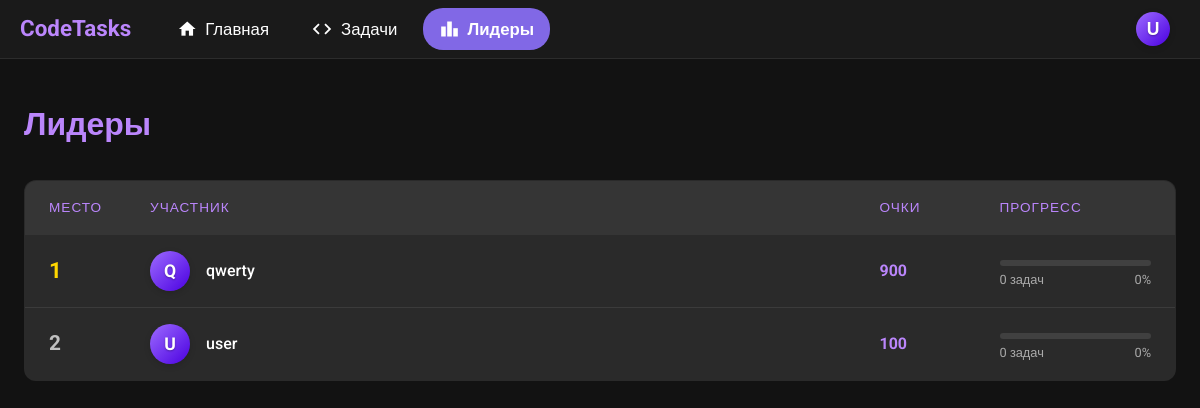
The app's page /leaders/ (signed in) with its own data.
### app/models.py (models this page shows, shortened)
class UserProfile(models.Model):
    resolved_task_count = models.IntegerField(default=0)
    points = models.IntegerField(default=0)
    badges = models.ManyToManyField(Badge, blank=True)
    user_picture = models.ImageField(upload_to="avatars/")
    user = models.OneToOneField(User, on_delete=models.CASCADE)

### app/views.py (the view)
# urls.py: path("leaders/", views.leaders, name="leaders"),
def leaders(request):
    leaders_list = UserProfile.objects.all().order_by("-points")
    total_tasks = Task.objects.count()
    context = {"leaders": leaders_list, "total_tasks": total_tasks}
    return render(request, "leaders.html", context)

### templates/leaders.html (shortened to what this page needs)
{% extends 'base.html' %}
{% block content %}
    <div class="page-header">
        <h1 class="page-title">Лидеры</h1>
    </div>
    <div class="leaders-container">
        <table class="leaderboard">
            <thead>
            <tr>
                <th width="60">Место</th>
                <th>Участник</th>
                <th width="120">Очки</th>
                <th width="200">Прогресс</th>
            </tr>
            </thead>
            <tbody>
            {% for leader in leaders %}
                <tr class="{% if forloop.counter == 1 %}first-place{% elif forloop.counter == 2 %}second-place{% elif forloop.counter == 3 %}third-place{% endif %}">
                    <td class="leader-rank">
                        {{ forloop.counter }}
                    </td>
                    <td>
                        <a href="{% url 'profile' leader.user.username %}" class="leader-avatar">
                            <div class="avatar"
                                 style="background: linear-gradient(135deg, {{ leader.color1|default:'#9d6bff' }}, {{ leader.color2|default:'#4a00e0' }});">
                                {{ leader.user.username.0|upper }}
                            </div>
                            <span class="leader-username">{{ leader.user.username }}</span>
                        </a>
                    </td>
                    <td class="leader-points">{{ leader.points }}</td>
                    <td>
                        <div class="progress-bar">
                        </div>
                        <div class="progress-info">
                            <span>{{ leader.resolved_task_count }} задач</span>
                            <span>{% widthratio leader.resolved_task_count total_tasks 100 %}%</span>
                        </div>
                    </td>
                </tr>
            {% empty %}
                <tr>
                    <td colspan="4" style="text-align: center; padding: 30px;">
                        Пока нет лидеров
                    </td>
                </tr>
            {% endfor %}
            </tbody>
        </table>
    </div>
{% endblock %}

### templates/base.html (shortened to what this page needs)
<!DOCTYPE html>
<html lang="ru">
<head>
</head>
<body>
<header>
    <div class="header-left">
        <a href="/" class="logo">
            <span>CodeTasks</span>
        </a>
        <nav>
            <ul>
                <li>
                    <a href="/"
                       class="{% if request.path == '/' %}active{% endif %}"
                       id="home-link">
                        <span class="material-icons nav-icon">home</span>
                        <span>Главная</span>
                    </a>
                </li>
                <li>
                    <a href="/tasks/"
                       class="{% if '/tasks/' in request.path %}active{% endif %}"
                       id="tasks-link">
                           <span class="nav-icon">
                               <svg width="22" height="22" viewBox="0 0 24 24" fill="currentColor">
                                   <path d="M14.6,16.6L19.2,12L14.6,7.4L16,6L22,12L16,18L14.6,16.6M9.4,16.6L4.8,12L9.4,7.4L8,6L2,12L8,18L9.4,16.6Z"/>
                               </svg>
                           </span>
                        <span>Задачи</span>
                    </a>
                </li>
                <li>
                    <a href="/leaders/"
                       class="{% if '/leaders/' in request.path %}active{% endif %}"
                       id="leaders-link">
                        <span class="material-icons nav-icon">leaderboard</span>
                        <span>Лидеры</span>
                    </a>
                </li>
            </ul>
        </nav>
    </div>
    {% if request.user.is_authenticated %}
    <div class="dropdown">
        <button class="dropdown-button">
            <div class="avatar"
                 style="background: linear-gradient(135deg, {{ user_profile.color1|default:'#9d6bff' }}, {{ user_profile.color2|default:'#4a00e0' }});">
                {{ request.user.username.0|upper }}
            </div>
        </button>
    </div>
    {% endif %}
</header>
<main>
    {% block content %}
    {% endblock %}
</main>
</body>
</html>

### templates/base.html (style rules this page uses)
:root { --md-sys-color-primary: #bb86fc; --md-sys-color-on-primary: #000000; --md-sys-color-primary-container: #8168e6; --md-sys-color-secondary: #bb86fc; --md-sys-color-surface: #1a1a1a; --md-sys-color-on-surface: #ffffff; --md-sys-color-surface-variant: #2a2a2a; --md-sys-color-error: #ff8a9e; --md-sys-color-outline: #a5a1aa; --md-ref-typeface-brand: 'Roboto', sans-serif; --md-ref-typeface-plain: 'Roboto', sans-serif; }
* { margin: 0; padding: 0; box-sizing: border-box; }
body { font-family: var(--md-ref-typeface-plain); color: var(--md-sys-color-on-surface); background-color: #121212; line-height: 1.6; font-size: 16px; }
header { display: flex; align-items: center; justify-content: space-between; padding: 6px 20px; background-color: var(--md-sys-color-surface); position: sticky; top: 0; z-index: 1000; border-bottom: 1px solid rgba(255, 255, 255, 0.08); }
.header-left { display: flex; align-items: center; gap: 30px; }
.logo { display: flex; align-items: center; gap: 10px; font-family: var(--md-ref-typeface-brand); font-weight: 700; font-size: 1.4rem; color: var(--md-sys-color-primary); text-decoration: none; white-space: nowrap; }
nav ul { display: flex; list-style: none; gap: 10px; padding: 0; margin: 0; }
nav a { text-decoration: none; color: var(--md-sys-color-on-surface); font-weight: 500; font-size: 1.05rem; padding: 8px 16px; border-radius: 20px; transition: all 0.3s ease; display: inline-flex; align-items: center; gap: 8px; }
.nav-icon { font-size: 20px; display: flex; align-items: center; justify-content: center; }
nav a.active { background-color: var(--md-sys-color-primary-container); color: #ffffff; font-weight: 700; }
.dropdown { position: relative; }
.avatar { width: 34px; height: 34px; border-radius: 50%; display: flex; align-items: center; justify-content: center; font-size: 1.1rem; font-weight: bold; color: white; text-shadow: 0 1px 2px rgba(0, 0, 0, 0.3); box-shadow: 0 2px 6px rgba(0, 0, 0, 0.15); transition: all 0.3s ease; flex-shrink: 0; }
.dropdown-button { background: none; border: none; cursor: pointer; display: flex; align-items: center; gap: 8px; padding: 6px 10px; border-radius: 20px; transition: all 0.3s ease; }
main { max-width: 1200px; margin: 40px auto; padding: 0 24px; }

### templates/leaders.html (style rules this page uses)
.leaders-container { margin-top: 20px; }
.page-header { display: flex; justify-content: space-between; align-items: center; margin-bottom: 30px; }
.page-title { font-size: 2rem; font-weight: 700; color: var(--md-sys-color-primary); }
.leaderboard { width: 100%; border-collapse: collapse; background-color: var(--md-sys-color-surface-variant); border-radius: 12px; overflow: hidden; border: 1px solid rgba(255, 255, 255, 0.08); }
.leaderboard th, .leaderboard td { padding: 16px 24px; text-align: left; }
.leaderboard th { background-color: rgba(255, 255, 255, 0.05); color: var(--md-sys-color-primary); font-weight: 500; text-transform: uppercase; font-size: 0.85rem; letter-spacing: 1px; }
.leaderboard tr { border-bottom: 1px solid rgba(255, 255, 255, 0.08); }
.leaderboard tr:last-child { border-bottom: none; }
.leader-avatar { display: flex; align-items: center; gap: 16px; text-decoration: none }
.leader-avatar .avatar { width: 40px; height: 40px; border-radius: 50%; display: flex; align-items: center; justify-content: center; font-size: 1.1rem; font-weight: bold; color: white; text-shadow: 0 1px 2px rgba(0, 0, 0, 0.3); }
.leader-username { font-weight: 500; text-decoration: none; color: var(--md-sys-color-on-surface); }
.leader-points { font-weight: 700; color: var(--md-sys-color-secondary); }
.leader-rank { font-weight: 700; font-size: 1.2rem; color: var(--md-sys-color-primary); text-align: center; width: 50px; }
.first-place .leader-rank { color: gold; font-size: 1.4rem; }
.second-place .leader-rank { color: silver; font-size: 1.3rem; }
.progress-bar { height: 6px; background: rgba(255, 255, 255, 0.1); border-radius: 3px; overflow: hidden; margin-top: 8px; }
.progress-info { display: flex; justify-content: space-between; margin-top: 4px; font-size: 0.8rem; color: rgba(255, 255, 255, 0.6); }

### records on screen
UserProfile: user.username.0 "Q", user.username "qwerty", points "900", resolved_task_count "0"
UserProfile: user.username.0 "U", user.username "user", points "100", resolved_task_count "0"

### other values on screen
{{ request.user.username.0|upper }} "U"
